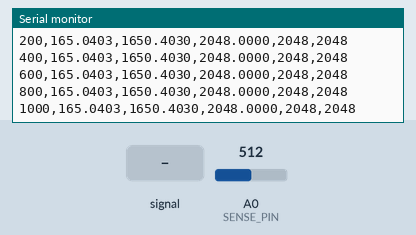
Bench run of a sketch on a simulated Arduino Zero (SAMD21). Parts: the last lines printed to the serial monitor. The test bench sets the inputs (shaded band); at power-on: A0 (SENSE_PIN) = 512 (analog values on the 0–1023 scale).

Above: at 1.2 s.
1.3 s: A0 (SENSE_PIN) fed a 200 Hz sine of ±81 counts around its level
At 1.49 s:
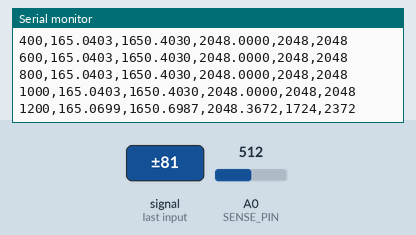
2.8 s: A0 (SENSE_PIN) set to 716
At 2.89 s:
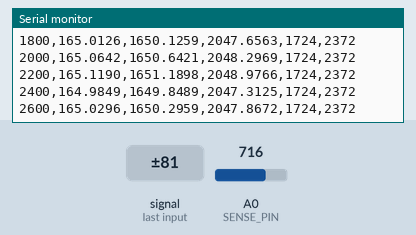
4.3 s: A0 (SENSE_PIN) set to 900
At 4.49 s:
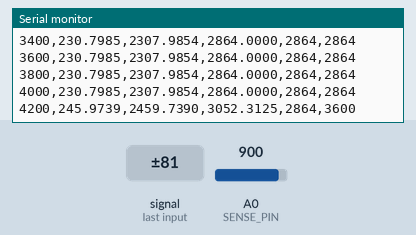
Timing chart, 0 to 7.3 s (numbered marks = the images above; inputs shaded):
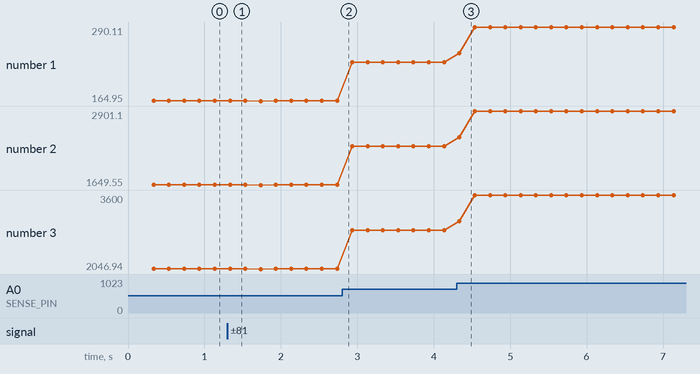

The sketch:

arduino_ammeter.ino
```cpp
/*
 * Arduino Nano 33 IoT low-side shunt ammeter.
 *
 * Wiring:
 *   Battery/load negative -> SHUNT -> battery negative / Nano GND
 *   A0 -> load side of shunt
 *   Nano GND -> battery negative side of shunt
 *
 * Configure SHUNT_OHMS below to match the resistor you installed.
 * The sketch prints CSV:
 *   millis,current_mA,voltage_mV,raw_avg,raw_min,raw_max
 */

#include <Arduino.h>

const uint8_t SENSE_PIN = A0;

// Pick one:
//   10.0 ohm: good general choice if this is your smallest resistor
//   100.0 ohm: sleep/current-leakage measurements only
const float SHUNT_OHMS = 10.0f;

// Nano 33 IoT analog input range is 0..3.3 V with the default analog reference.
const float ADC_REF_MV = 3300.0f;

#if defined(ARDUINO_ARCH_SAMD)
  const uint16_t ADC_MAX_COUNTS = 4095;
#else
  const uint16_t ADC_MAX_COUNTS = 1023;
#endif

// Averaging improves noise, but does not remove systematic ADC/reference error.
const uint16_t SAMPLES_PER_READING = 512;
const uint16_t SAMPLE_DELAY_US = 150;
const uint16_t PRINT_INTERVAL_MS = 200;

// Measure with A0 tied to GND and put the observed raw_avg here if needed.
// Usually 0 is fine; use this only if you see a stable nonzero offset.
const float ZERO_COUNTS = 0.0f;

void setup() {
  Serial.begin(115200);
  while (!Serial && millis() < 3000) {
  }

  #if defined(ARDUINO_ARCH_SAMD)
    analogReadResolution(12);
  #endif
  pinMode(SENSE_PIN, INPUT);

  Serial.println(F("millis,current_mA,voltage_mV,raw_avg,raw_min,raw_max"));
}

void loop() {
  static uint32_t last_print_ms = 0;

  uint32_t now_ms = millis();
  if ((uint32_t)(now_ms - last_print_ms) < PRINT_INTERVAL_MS) {
    return;
  }
  last_print_ms = now_ms;

  uint32_t sum = 0;
  uint16_t raw_min = ADC_MAX_COUNTS;
  uint16_t raw_max = 0;

  for (uint16_t i = 0; i < SAMPLES_PER_READING; i++) {
    uint16_t raw = analogRead(SENSE_PIN);
    sum += raw;
    if (raw < raw_min) raw_min = raw;
    if (raw > raw_max) raw_max = raw;
    delayMicroseconds(SAMPLE_DELAY_US);
  }

  float raw_avg = (float)sum / (float)SAMPLES_PER_READING;
  float corrected_counts = raw_avg - ZERO_COUNTS;
  if (corrected_counts < 0.0f) corrected_counts = 0.0f;

  float shunt_mV = corrected_counts * ADC_REF_MV / (float)ADC_MAX_COUNTS;
  float current_mA = shunt_mV / SHUNT_OHMS;

  Serial.print(now_ms);
  Serial.print(',');
  Serial.print(current_mA, 4);
  Serial.print(',');
  Serial.print(shunt_mV, 4);
  Serial.print(',');
  Serial.print(raw_avg, 4);
  Serial.print(',');
  Serial.print(raw_min);
  Serial.print(',');
  Serial.println(raw_max);
}
```

Measured:
- after the input at 1.3 s, the serial monitor: prints a new line at once (image 1)
- after the input at 4.3 s, the serial monitor: prints a new line at once (image 3)
- plotted number 1: 165.04 → 165.03 after the input at 1.3 s, 165.03 → 230.8 after the input at 2.8 s, 230.8 → 290.11 after the input at 4.3 s
- plotted number 2: 1650.4 → 1650.3 after the input at 1.3 s, 1650.3 → 2307.99 after the input at 2.8 s, 2307.99 → 2901.1 after the input at 4.3 s
- plotted number 3: 2048 → 2047.87 after the input at 1.3 s, 2047.87 → 2864 after the input at 2.8 s
